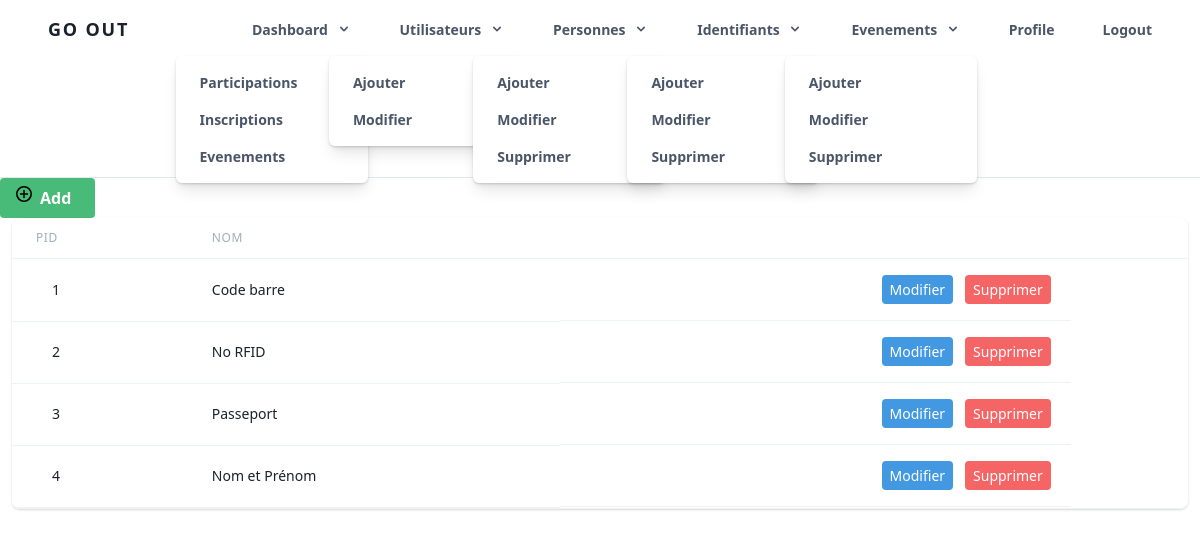
The page /allid.php (signed in) on the database its author committed.
### tables this page shows
CREATE TABLE `itypes` (
  `tid` int(11) NOT NULL,
  `nom` varchar(40) NOT NULL
);

### allid.php (the view, shortened to what this page needs)
<?php
    include("navadmin.php");
    $i=1;
    $SQL= "SELECT * FROM itypes ORDER BY tid ASC ";
    $reponse= $db->query($SQL);
?>
<div class="flex flex-row items-center justify-between">
<button class="flex flex-row bg-green-500 hover:bg-green-600 text-white font-bold py-2 px-4 rounded focus:outline-none focus:shadow-outline" type="submit">
                    <svg class="inline-block flex" width="16" height="16" xmlns="http://www.w3.org/2000/svg" viewBox="0 0 20 20">
                        <path d="M11 9h4v2h-4v4H9v-4H5V9h4V5h2v4zm-1 11a10 10 0 1 1 0-20 10 10 0 0 1 0 20zm0-2a8 8 0 1 0 0-16 8 8 0 0 0 0 16z"/>
                    </svg>
                    <span class="flex inline-block px-2">
                        <a class="inline-block align-baseline font-bold text-base text-gey-400 hover:text-grey-800" href="id_form.php">
                            Add
                        </a>
                    </span>
                </button>
            </div>
<div class="flex flex-col pb-2 px-3">
  <div class="-my-2 py-2 overflow-x-auto sm:-mx-6 sm:px-6 lg:-mx-8 lg:px-8">
    <div class="align-middle inline-block min-w-full shadow overflow-hidden sm:rounded-lg border-b border-gray-200">
      <table class="min-w-full">
        <thead>
          <tr>
          <th class="px-6 py-3 border-b border-gray-200 bg-gray-50 text-left text-xs leading-4 font-medium text-gray-500 uppercase tracking-wider">
              Pid
            </th>
            <th class="px-6 py-3 border-b border-gray-200 bg-gray-50 text-left text-xs leading-4 font-medium text-gray-500 uppercase tracking-wider">
              Nom
            </th>
            <th class="px-6 py-3 border-b border-gray-200 bg-gray-50 text-left text-xs leading-4 font-medium text-gray-500 uppercase tracking-wider">
            </th>
            <th class="px-6 py-3 border-b border-gray-200 bg-gray-50"></th>
          </tr>
        </thead>
        <tbody class="bg-white">
<?php
    while ($donnees=$reponse->fetch()) {
?>
        <tr>
            <td class=" px-6 py-4 whitespace-normal border-b border-gray-200">
                <div class="ml-4">
                  <div class="text-sm leading-5 font-medium text-gray-900"><?php echo $i ?></div>
              </div>
            </td>
            <td class="px-6 py-4 whitespace-normal border-b border-gray-200">
              <div class="text-sm leading-5 text-gray-900"><?php echo $donnees['nom']; ?></div>
            </td>
            <td class="py-4 px-5 whitespace-normal border-b border-gray-200 flex justify-end">
                <button type="button" class="mr-3 text-sm bg-blue-500 hover:bg-blue-700 text-white py-1 px-2 rounded focus:outline-none focus:shadow-outline">
                    <a href="modid.php?tid=<?php echo $donnees['tid'] ;?>" class=" focus:outline-none focus:underline">Modifier</a>
                </button>
                <button type="button" class="text-sm bg-red-500 hover:bg-red-700 text-white py-1 px-2 rounded focus:outline-none focus:shadow-outline">
                    <a href="deleteid.php?tid=<?php echo $donnees['tid'] ;?>" class=" focus:outline-none focus:underline">Supprimer</a>
                </button>
            </td>
        </tr>
<?php
    $i++;
    }
?>
    </tbody>
      </table>
    </div>
  </div>
</div>

### rows shown on the page
itypes: nom "Code barre"
itypes: nom "No RFID"
itypes: nom "Passeport"
itypes: nom "Nom et Prénom"
